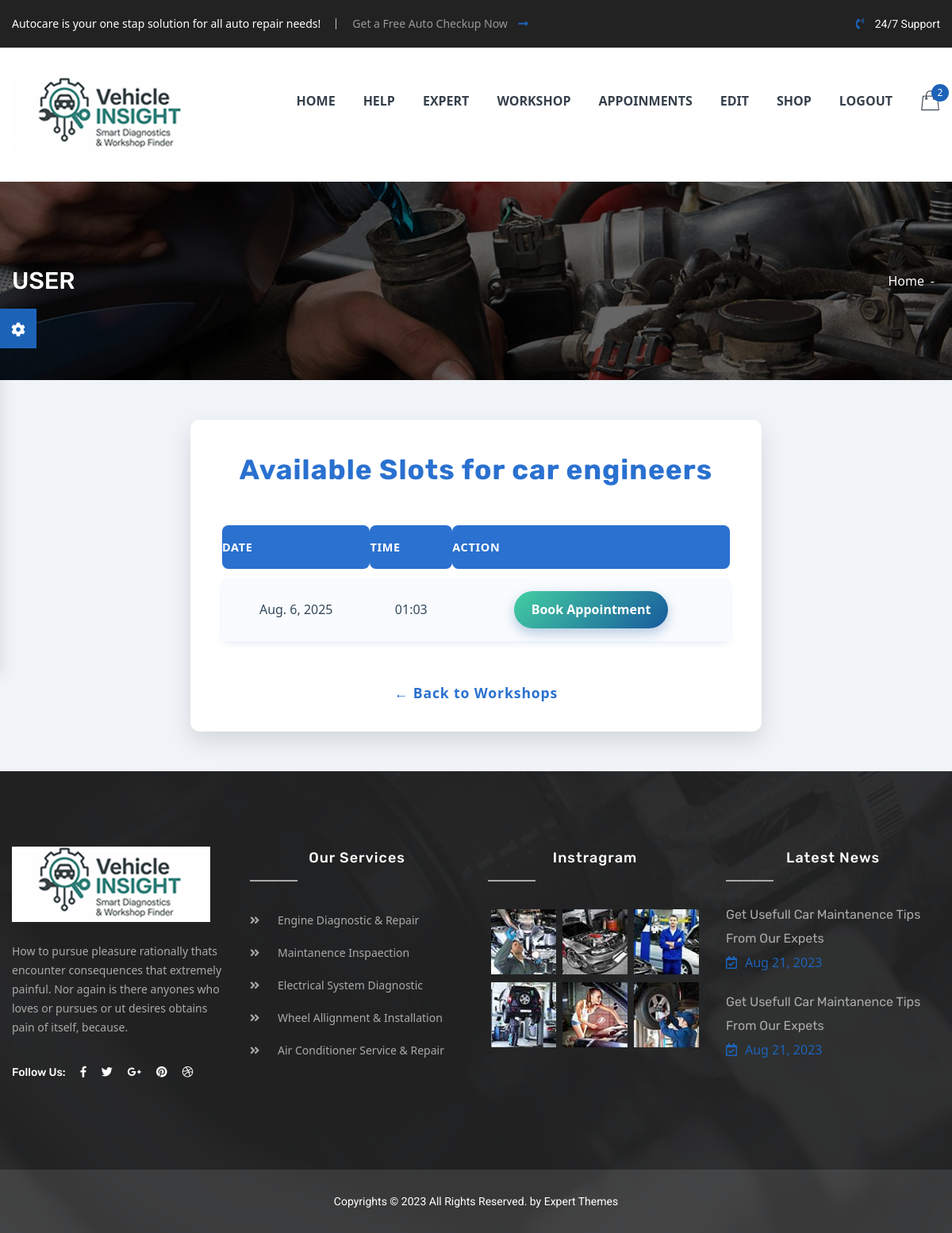
The app's page /workshop_slots/9/ (signed in) with its own data.
### appnew/models.py (models this page shows, shortened)
class workshop(models.Model):
    workshopname = models.CharField(max_length=100)
    adress = models.CharField(max_length=100)
    district = models.CharField(max_length=100)
    city = models.CharField(max_length=100)
    wcontactno = models.CharField(
        max_length=10,
        validators=[RegexValidator(regex=r'^\d{10}$', message="Contact number must be exactly 10 digits.")]
    )
    BRN=models.CharField(max_length=50,default=0)
    workshopid = models.ForeignKey(login, on_delete=models.CASCADE)
    average_rating = models.FloatField(default=0.0)
    average_rating = models.FloatField(default=0.0)
    latitude = models.FloatField(null=True, blank=True)
    longitude = models.FloatField(null=True, blank=True)

class WorkshopSlot(models.Model):
    workshop = models.ForeignKey(workshop, on_delete=models.CASCADE)
    date = models.DateField()
    time = models.TimeField()
    is_available = models.BooleanField(default=True)

### appnew/views.py (the view)
# urls.py: path('workshop_slots/<int:workshop_id>/', views.workshop_slots, name='workshop_slots'),
def workshop_slots(request, workshop_id):
    if 'userid' not in request.session:
        return redirect('userlogin')
    user_id = request.session['userid']
    complaints = Appoinment.objects.filter(userid__userid=user_id, status__in=['pending', 'accepted','processing']).count()
    workshop_obj = get_object_or_404(workshop, id=workshop_id)
    now = datetime.now()
    slots = WorkshopSlot.objects.filter(
        workshop=workshop_obj,
        is_available=True
    ).filter(
        date__gt=now.date()
    ) | WorkshopSlot.objects.filter(
        workshop=workshop_obj,
        is_available=True,
        date=now.date(),
        time__gte=now.time()
    )
    slots = slots.order_by('date', 'time')
    return render(request, 'workshop_slots.html', {
        'workshop': workshop_obj,
        'slots': slots,
        'complaints': complaints,
        'today': now.date()
    })

### appnew/templates/workshop_slots.html (shortened to what this page needs)
{% extends "userheader.html" %}
{% block content %}
<div class="container">
  <h2>Available Slots for {{ workshop.workshopname }}</h2>
  <table>
    <thead>
      <tr>
        <th>Date</th>
        <th>Time</th>
        <th>Action</th>
      </tr>
    </thead>
    <tbody>
      {% for slot in slots %}
      <tr>
        <td>{{ slot.date }}</td>
        <td>{{ slot.time|time:"H:i" }}</td>
        <td>
          {% if complaints == 0 %}
            {% if slot.date >= today %}
              <a href="{% url 'appointment' slot.id workshop.id %}" class="book-btn">Book Appointment</a>
            {% else %}
              <span class="btn-disabled">Book Appointment</span>
            {% endif %}
          {% else %}
            <span class="booked-msg">Already booked. Complete current booking first.</span>
          {% endif %}
        </td>
      </tr>
      {% empty %}
      <tr>
        <td colspan="3" style="font-style: italic; color: #7f8c8d;">No available slots.</td>
      </tr>
      {% endfor %}
    </tbody>
  </table>
  <a href="{% url 'workshopdetailpage' %}" class="back-link">← Back to Workshops</a>
</div>
{% endblock %}

### appnew/templates/workshop_slots.html (style rules this page uses)
body { font-family: 'Segoe UI', Tahoma, Geneva, Verdana, sans-serif; background: #f0f4f8; margin: 0; padding: 0; }
.container { max-width: 720px; margin: 50px auto; background: #ffffff; border-radius: 12px; box-shadow: 0 12px 28px rgba(0,0,0,0.12); padding: 35px 40px; color: #2c3e50; }
h2 { text-align: center; color: #2a71d0; font-weight: 700; font-size: 2.2rem; margin-bottom: 30px; letter-spacing: 1px; }
table { width: 100%; border-collapse: separate; border-spacing: 0 12px; }
thead tr th { background: #2a71d0; color: white; font-weight: 600; padding: 14px 0; border-radius: 8px; letter-spacing: 0.05em; text-transform: uppercase; font-size: 0.9rem; }
tbody tr { background: #f9fbfe; box-shadow: 0 4px 8px rgb(42 113 208 / 0.1); border-radius: 10px; transition: transform 0.2s ease, box-shadow 0.2s ease; }
tbody tr td { padding: 16px 12px; text-align: center; font-size: 1rem; color: #34495e; }
.book-btn { background: linear-gradient(135deg, #43cea2, #185a9d); color: white; padding: 10px 22px; border-radius: 25px; font-weight: 600; font-size: 1rem; text-decoration: none; display: inline-block; transition: background 0.3s ease, box-shadow 0.3s ease; box-shadow: 0 6px 15px rgba(24, 90, 157, 0.3); }
.back-link { display: block; margin: 40px auto 0; text-align: center; font-weight: 600; color: #2a71d0; font-size: 1.1rem; text-decoration: none; letter-spacing: 0.05em; transition: color 0.3s ease; }

### records on screen
workshop: workshopname "car engineers"
WorkshopSlot: date "Aug. 6, 2025", time "01:03", shows "Book Appointment"
